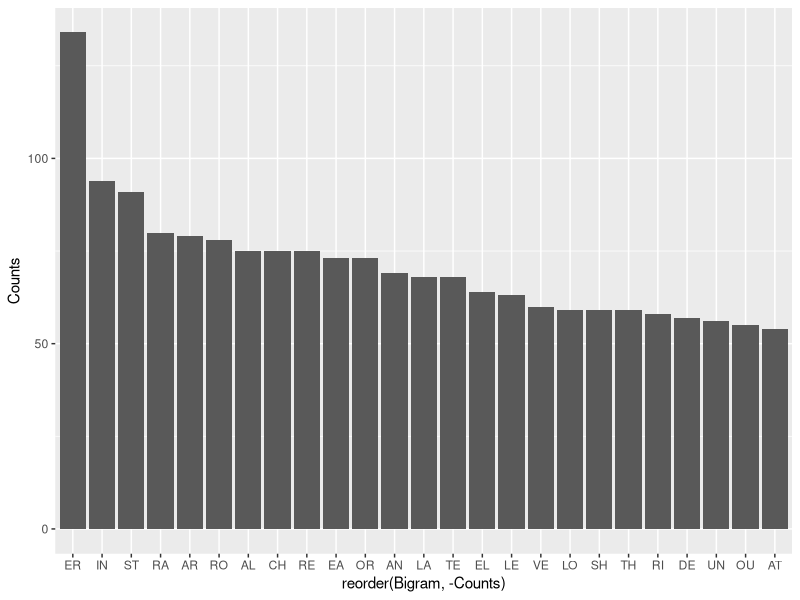
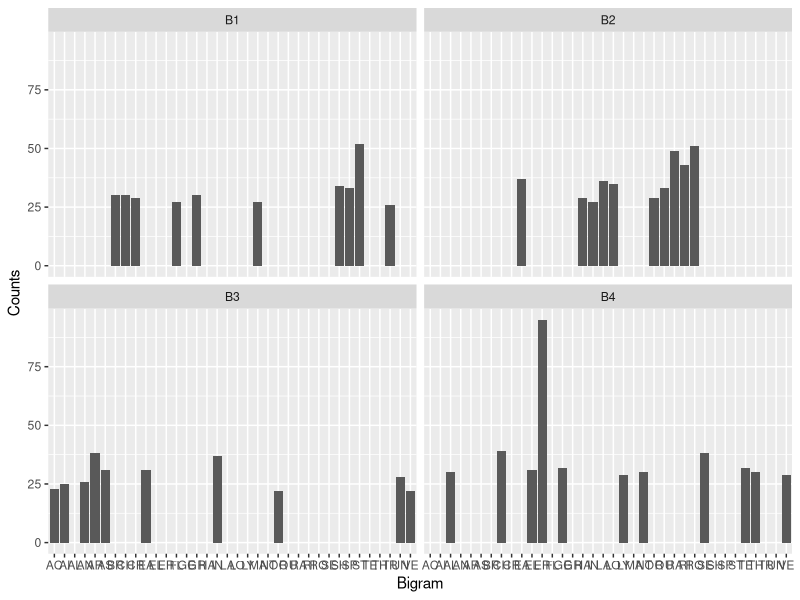
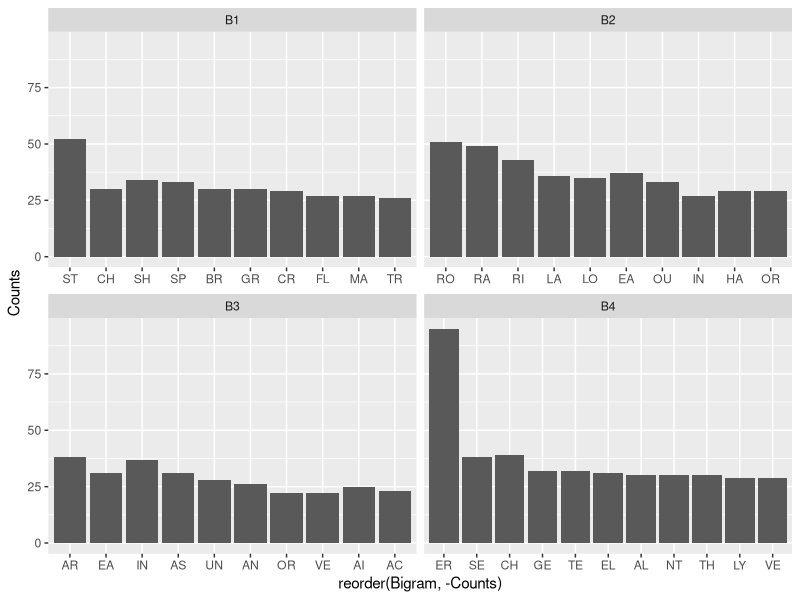

These charts were generated, in order, by the following R code:
## ---- chunk 1
knitr::opts_chunk$set(echo = FALSE)
## ---- chunk 2
library(ggplot2) # plot visualization
library(dplyr)   # data analysis (summarizing, filtering, etc)
library(tidyr)   # reshaping data (pivot, etc)
library(stringr) # string manipulation (used for bigrams)
## ---- chunk 3
# I scrapped this data from 
# https://wordfinder.yourdictionary.com/wordle/answers/
# and added what I thought to be relevant data columns 

# some column names are easy to understand 
# I will add some section explaining what the dataset columns mean

wordle_data <- read.csv("wordle_data.csv")
glimpse(wordle_data)
## ---- chunk 4
# so I found this data on kaggle
# https://www.kaggle.com/code/bcruise/wordle-letter-frequencies
# and towards the end they do common bigram analysis 
# will do that with my data 
# so I can use P1, P2, P3, P4, P5
# this holds the individual letters by position

bigrams <- wordle_data %>% 
  mutate (B1 = paste0(P1, P2),  # paste0 no separator by default
          B2 = paste0(P2, P3),
          B3 = paste0(P3, P4),
          B4 = paste0(P4, P5)) %>% 
  select(B1, B2, B3, B4) %>% 
  pivot_longer(cols = everything(), names_to = "Position", values_to = "Bigram") %>% # names_to = col name to create from specified cols before, values_to = new column to create from values in each cell.
  group_by(Bigram) %>% 
  summarise(Counts = n()) %>% 
  arrange(-Counts)
 


bigrams

## ---- chunk 5

# plotting bigram data
# code below bad 
# didnt realize i had 354 possible bigrams

# bigrams %>% ggplot(aes(x = Bigram)) + geom_bar()

# instead lets take top bigrams 
top_bigrams <- bigrams %>% head(25)
top_bigrams

# top_bigrams %>% ggplot(aes(x = Bigram)) + geom_bar()

# https://r-resources.massey.ac.nz/rgcookbook/RECIPE-BAR-GRAPH-COUNTS.html
# section 3.3.4

# geom_col uses stat_identity by default so I can pass in the pre-calculated counts
top_bigrams %>% ggplot(aes(x = reorder(Bigram, -Counts), y = Counts)) + geom_col()

# will add labels and stuff later. 
## ---- chunk 6

bigrams_by_position <- wordle_data %>% 
  mutate (B1 = paste0(P1, P2),  # paste0 no separator by default
          B2 = paste0(P2, P3),
          B3 = paste0(P3, P4),
          B4 = paste0(P4, P5)) %>% 
  select(B1, B2, B3, B4) %>% 
  pivot_longer(cols = everything(), names_to = "Position", values_to = "Bigram") %>%  # names_to = col name to create from specified cols before, values_to = new column to create from values in each cell.
  group_by(Position, Bigram) %>% 
  summarise(Counts = n()) %>% 
  arrange(Position, -Counts)
 
bigrams_by_position
## ---- chunk 7
# just taking 10 from each position
# b4 has a tie

top_bigrams_by_pos <- bigrams_by_position %>%
  group_by(Position) %>%
  slice_max(Counts, n = 10)

top_bigrams_by_pos

# positional bigrams do not share same x axis :(
top_bigrams_by_pos %>% ggplot(aes(x = Bigram, y = Counts)) + geom_col() + facet_wrap(~Position)

# fixed here
# ok why is this not reordering?? 
top_bigrams_by_pos %>% ggplot(aes(x = reorder(Bigram, -Counts), y = Counts)) + geom_col() + facet_wrap(~Position, scales = "free_x")
